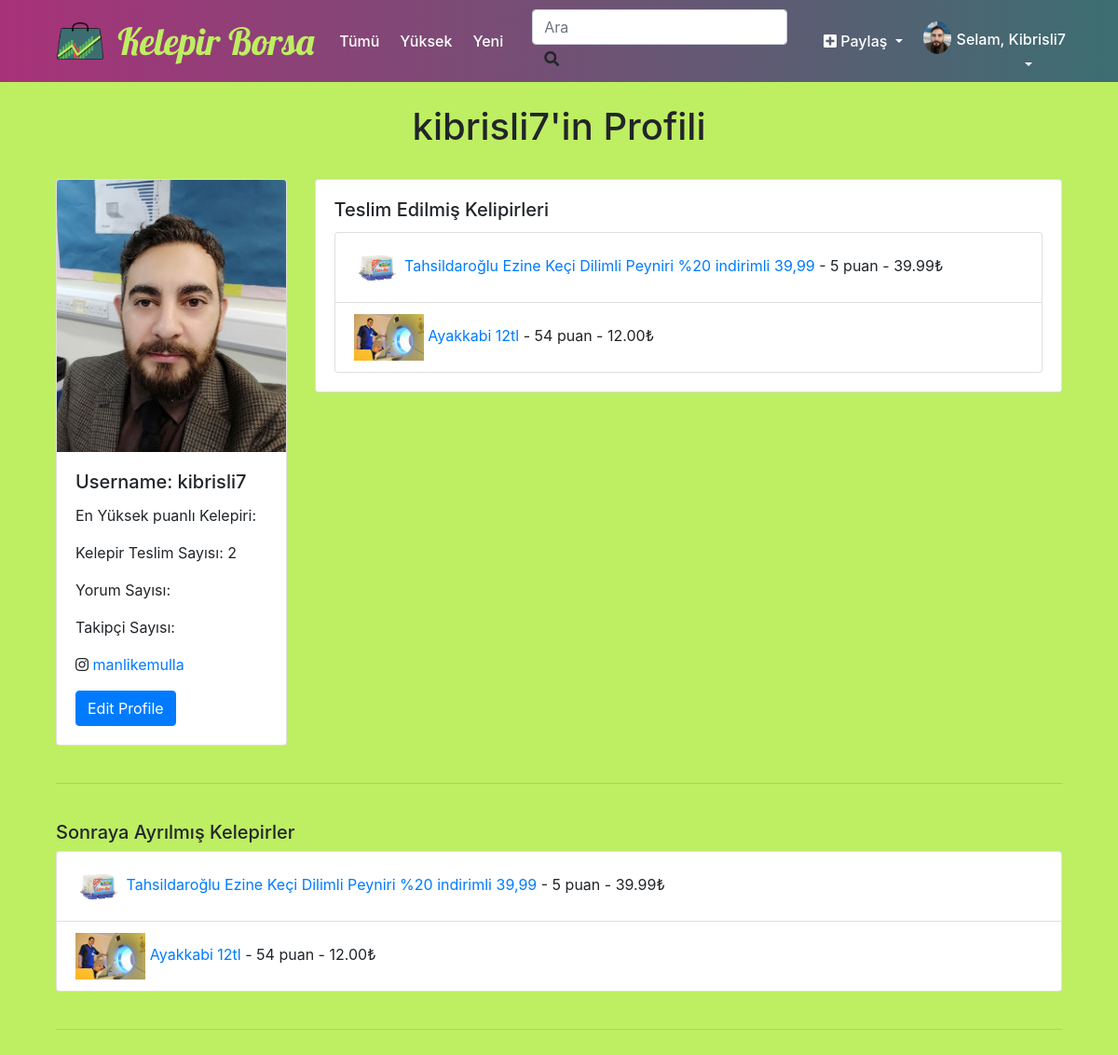
Page /profil/1 (signed in) on the committed database.
### hesaplar/models.py (models this page shows, shortened)
class Kullanici(models.Model):
    kullanici = models.OneToOneField(User, on_delete=models.CASCADE)
    paylasimlar = models.IntegerField(default=0)
    yorumlar = models.IntegerField(default=0)
    ensicak = models.IntegerField(default=0)
    takipciler = models.IntegerField(default=0)
    dogum = models.DateField(null=True, blank=True)
    resim = models.ImageField(upload_to='profiler', null=True, blank=True, default="profiler/profile.png")
    sehir = models.CharField(max_length=200)
    insta = models.CharField(max_length=200, null=True, blank=True)

### madde/models.py (models this page shows, shortened)
class Maddeler(models.Model):
    paylasan = models.ForeignKey(User, on_delete=models.CASCADE)
    url = models.URLField(max_length=200, blank=True, null=True, help_text='<small>Kelepir internetten bulunduysa şurda websiteyi palşın</small>')
    satici = models.CharField(max_length=200, blank=True)
    fiyat = models.DecimalField(max_digits=8, decimal_places=2, help_text='İndirimli fıyat')
    orjinalFiyat = models.DecimalField(max_digits=8, decimal_places=2, blank=True, null=True, help_text='Orjinal fiyat', verbose_name='orjinal Fiyatı')
    kargo = models.BooleanField(help_text='Kargo ücretsizse burayı tıklayın',null=True)
    kupon = models.CharField(max_length=100, null=True, blank=True, help_text='Bildirmek istediğiniz kupon varsa, buraya yazın')
    baslik = models.CharField(max_length=300, help_text='Kısa bir tanımlayıcı başlık', verbose_name='Başlık')
    ayrintilar = RichTextField(max_length=1000, help_text='Kelepiri kendi sözlerinizle anlatın ve neden kaçılmaz fırsat olduğunu başkalarına açıklayın.' ,verbose_name='Detaylı ayrıntılar')
    goruntu = models.ImageField(upload_to='madde_goruntuleri', null=True, blank=True, default="madde_goruntuleri/shopping.jpg", help_text='bir resim yüklemek, başkalarının anlaşmayı daha iyi anlamasına yardımcı olur', verbose_name='Görüntü')
    katagori = models.ManyToManyField('Katagoriler')
    bas_tarih = models.DateField(blank=True, null=True,verbose_name='İndirimin Başlangıç Tarihi')
    son_tarih = models.DateField(blank=True, null=True, verbose_name='İndirimin bitme tarihi')
    online = models.BooleanField(help_text='Yerel fırsat (mağazada / çevrimdışı)')
    diyar = models.CharField(max_length=100, null=True, blank=True)
    derece = models.IntegerField(default='0', null=True, blank=True)
    duyurmaTarihi = models.DateTimeField(default=timezone.now) # auto_now=False, auto_now_add=True, blank=True
    kaynamavakti = models.DateTimeField(null=True, blank=True, auto_now=False, auto_now_add=False)
    bookmarked = models.ManyToManyField(User, related_name='bookmarked', default=None, blank=True)
    tukenmiscagiri = models.ManyToManyField(User, related_name='expired_call', default=None, blank=True)
    aktif = models.BooleanField(default=True)
    oylar = models.IntegerField(default=0, null=True, blank=True)
    oyveren = models.ManyToManyField(User, blank=True, related_name="collected_votes")
    w3w = models.CharField(max_length=100, null=True, blank=True,verbose_name='What3Words', help_text='<a href="https://what3words.com/susma.hurma.e%C5%9Fyal%C4%B1"><small>Yardım ve örnek için şurayı tıklayın</small></a>')
    allow_comments = models.BooleanField('allow comments', default=True)
    """@property
    def total_degrees(self):
        return self.derece"""

### madde/views.py (the view)
# urls.py: path('profil/<int:pk>', views.profil_detay, name='profil_detay'),
def profil_detay(request, pk):
    kullanici = get_object_or_404(User, pk=pk)
    profil = get_object_or_404(Kullanici, pk=pk)
    bookmarked = Maddeler.objects.filter(bookmarked=kullanici.id)
    kelepirler = Maddeler.objects.filter(paylasan=kullanici.id)
    instagram = 'http://www.instagram.com/'
    insta_handle = urllib.parse.urljoin(instagram, profil.insta)
    comments = XtdComment.objects.filter(user_id=kullanici.id)
    context = {'profil':profil, 'kullanici':kullanici, 'kelepirler':kelepirler, 'bookmarked':bookmarked,
    'insta_handle':insta_handle, 'comments':comments}
    return render(request, 'registration/profil_gor.html', context)

### templates/registration/profil_gor.html
{% extends 'temel.html' %}
{% block content %}
<br>
<h1 align=center>{{kullanici.username}}'in Profili</h1>
<br>
<div class="container">
  <div class="row">
    <div class="col-sm-3">
      <div class="card">
        <img src="{{profil.resim.url}} " class="card-img-top" alt="...">
        <div class="card-body">
          <h5 class="card-title">Username: {{kullanici.username}}</h5>
          <p class="card-text">En Yüksek puanlı Kelepiri: {{profil.kullanici.ensicak}}</p>
          <p class="card-text">Kelepir Teslim Sayısı: {{kelepirler.count}}</p>
          <p class="card-text">Yorum Sayısı: {{comments.count}}</p>
          <p class="card-text">Takipçi Sayısı:</p>
          <p class="card-text"><i class="fab fa-instagram"></i> <a href="{{insta_handle}}">{{profil.insta}}</a> </p>
          {% if kullanici == request.user and request.user.is_authenticated %}
            <a href="{% url 'edit_profile' %}" class="btn btn-primary">Edit Profile</a>
          {% endif %}
        </div>
      </div>
    </div>
    <div class="col-sm-9">
      <div class="card">
        <div class="card-body">
          <h5 class="card-title">Teslim Edilmiş Kelipirleri</h5>
          <ul class="list-group">
            {% for kelepir in kelepirler %}
              {% if kelepir.aktif %}
                <li class="list-group-item"><a href="{% url 'madde_detay' kelepir.id %}"><img src="{{kelepir.goruntu.url}}" height=50px alt="">
                {{kelepir.baslik}}</a> - {{kelepir.derece}} puan - {{kelepir.fiyat}}₺</li>
              {% else %}
                <li class="list-group-item" style="color:Grey"><a style="color:Grey" href="{% url 'madde_detay' kelepir.id %}"><img src="{{kelepir.goruntu.url}}" height=50px alt="">
                {{kelepir.baslik}}</a> - {{kelepir.derece}} puan - {{kelepir.fiyat}}₺</li>
              {% endif %}
            {% endfor %}
          </ul>
        </div>
      </div>
    </div>
  </div>
<br><hr><br>
  {% if kullanici == request.user and request.user.is_authenticated %}
    <h5>Sonraya Ayrılmış Kelepirler</h5>
    <ul class="list-group">
      {% for kelepir in bookmarked %}
        {% if kelepir.aktif %}
          <li class="list-group-item"><a href="{% url 'madde_detay' kelepir.id %}"><img src="{{kelepir.goruntu.url}}" height=50px alt="">
          {{kelepir.baslik}}</a> - {{kelepir.derece}} puan - {{kelepir.fiyat}}₺</li>
        {% else %}
          <li class="list-group-item" style="color:Grey"><a style="color:Grey" href="{% url 'madde_detay' kelepir.id %}"><img src="{{kelepir.goruntu.url}}" height=50px alt="">
          {{kelepir.baslik}}</a> - {{kelepir.derece}} puan - {{kelepir.fiyat}}₺</li>
        {% endif %}
      {% endfor %}
    </ul>
  {% endif %}
  <br><hr><br>
{% endblock %}

### templates/navbar.html (shortened to what this page needs)
<div class="header">
  <div class="menu-bar">
    <div class="container">
      <nav class="navbar navbar-expand-sm navbar-light">
        <a class="navbar-brand" href="/"><img src="/images/kelepirBorsa_logo2.png" height="40"></a><a href="/"><span class="navText navbar-brand"> Kelepir Borsa</span></a>
        <div class="collapse navbar-collapse" id="navbar-list">
          <ul class="navbar-nav h-100">
            <li class="nav-item">
              <a class="nav-link" href="/">Tümü</a>
            </li>
            <li class="nav-item">
              <a class="nav-link" href="{% url 'ensicakkel' %}">Yüksek</a>
            </li>
            <li class="nav-item">
              <a class="nav-link" href="{% url 'newdeals' %}">Yeni</a>
            </li>
          </ul>
          <div class="right-side d-flex h-100">
            <form class="form-inline my-2 my-lg-0" action="{% url 'index' %}">
              <input class="form-control mr-2" type="search" placeholder="Ara" aria-label="Ara" name='q'>
              <button class="btn btn-secondary-lg my-2 my-sm-0" type="submit"><i class="fas fa-search"></i></button>
            </form>
        </div>
          <ul class="navbar-nav d-lg-flex align-items-center">
            {% if user.is_authenticated %}
              <li class="nav-item dropdown">
                <a class="nav-link dropdown-toggle" href="#" id="navbarDropdownMenuLink" role="button" data-toggle="dropdown" aria-haspopup="true" aria-expanded="false">
                  <i class="fas fa-plus-square"></i> Paylaş
                </a>
              </li>
              <li class="nav-item dropdown">
                <a class="nav-link dropdown-toggle" href="#" id="navbarDropdownMenuLink" role="button" data-toggle="dropdown" aria-haspopup="true" aria-expanded="false">
                {% if request.user.kullanici.resim %}
                  <img src="{{ request.user.kullanici.resim.url }}" class="navbar-img rounded-circle">
                {% else %}
                  <img src="/static/images/profiler/profile.png" class="navbar-img rounded-circle">
                {% endif %}
                <div class="">
                  Selam, {{request.user|capfirst}}
                </div>
                </a>
              </li>
                {% endif %}
          </ul>
        </div>
      </nav>
    </div>
  </div>
</div>

### static/css/navbar.css (style rules this page uses)
* { margin: 0px; padding: 0px; //font-family: 'Roboto', sans-serif; }
.menu-bar { background-image: linear-gradient(-90deg, #3c6e71, #a83279); }
.navbar-brand { color: #beee62!important; padding: 0; height: 40px; line-height: 40px; }
.navText { font-family: 'Lobster', cursive; font-size: 40px; }
.nav-link { font-size: 16px; margin: 3px; color: #fff!important; font-weight: 500; }
.navbar-nav { text-align: right; margin-right: 20px; padding-top: 0; padding-bottom: 0; height: 50px; line-height: 50px; }

### static/css/style.css (style rules this page uses)
.navbar-img { width: 30px; height: 35px; float: left; background-size: auto 100%; margin-top: 5%; margin-right: 5%; }

### static/css/custom.css (style rules this page uses)
body { background-color: #BEEE62; }

### rows in the picture
Kullanici: resim (picture), insta "manlikemulla"
Maddeler: goruntu (picture), baslik "Tahsildaroğlu Ezine Keçi Dilimli Peyniri %20 indirimli 39,99", derece "5", fiyat "39.99"
Maddeler: goruntu (picture), baslik "Ayakkabi 12tl", derece "54", fiyat "12.00"

### other values in the picture
{{ request.user|capfirst }} "Kibrisli7"
{{ kullanici.username }} "kibrisli7"
{{ kelepirler.count }} "2"
